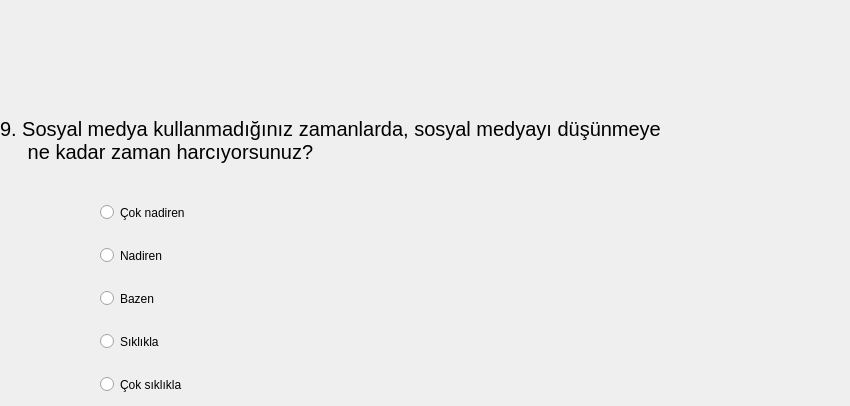
   <widget class="QWidget" name="tab_9">
    <attribute name="title">
     <string>Page</string>
    </attribute>
    <widget class="QLabel" name="label_Q5">
     <property name="geometry">
      <rect>
       <x>0</x>
       <y>100</y>
       <width>841</width>
       <height>81</height>
      </rect>
     </property>
     <property name="font">
      <font>
       <pointsize>15</pointsize>
      </font>
     </property>
     <property name="text">
      <string>9. Sosyal medya kullanmadığınız zamanlarda, sosyal medyayı düşünmeye 
     ne kadar zaman harcıyorsunuz?</string>
     </property>
    </widget>
    <widget class="QRadioButton" name="A1_radioButton_Q5">
     <property name="geometry">
      <rect>
       <x>100</x>
       <y>200</y>
       <width>115</width>
       <height>25</height>
      </rect>
     </property>
     <property name="text">
      <string>Çok nadiren </string>
     </property>
    </widget>
    <widget class="QRadioButton" name="A2_radioButton_Q5">
     <property name="geometry">
      <rect>
       <x>100</x>
       <y>243</y>
       <width>80</width>
       <height>25</height>
      </rect>
     </property>
     <property name="text">
      <string>Nadiren</string>
     </property>
    </widget>
    <widget class="QRadioButton" name="A4_radioButton_Q5">
     <property name="geometry">
      <rect>
       <x>100</x>
       <y>329</y>
       <width>73</width>
       <height>25</height>
      </rect>
     </property>
     <property name="text">
      <string>Sıklıkla</string>
     </property>
    </widget>
    <widget class="QRadioButton" name="A3_radioButton_Q5">
     <property name="geometry">
      <rect>
       <x>100</x>
       <y>286</y>
       <width>68</width>
       <height>25</height>
      </rect>
     </property>
     <property name="text">
      <string>Bazen</string>
     </property>
    </widget>
    <widget class="QRadioButton" name="A5_radioButton_Q5">
     <property name="geometry">
      <rect>
       <x>100</x>
       <y>372</y>
       <width>104</width>
       <height>25</height>
      </rect>
     </property>
     <property name="text">
      <string>Çok sıklıkla</string>
     </property>
    </widget>
   </widget>
